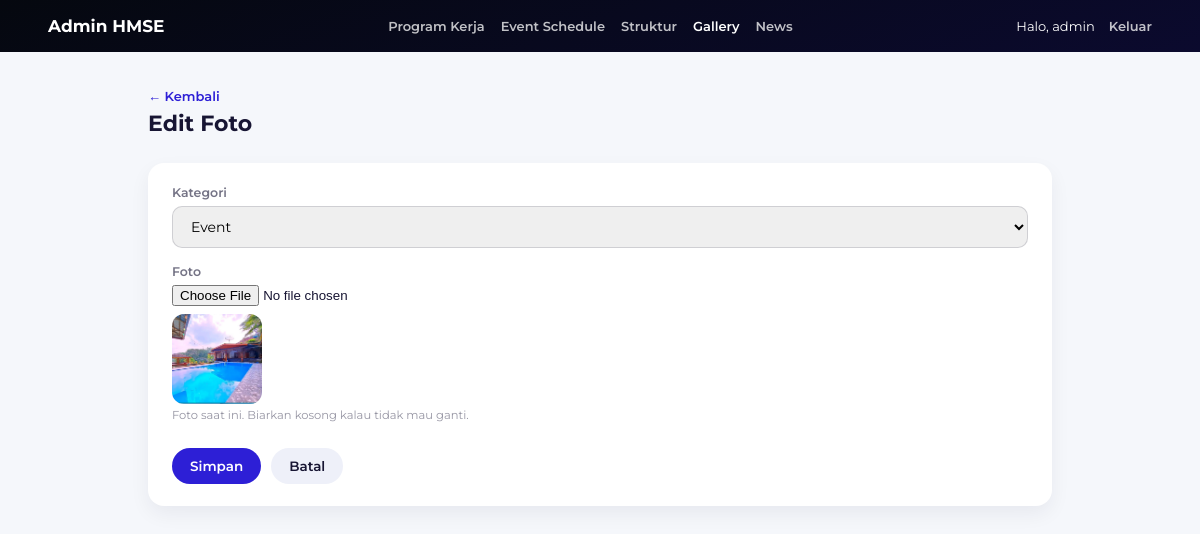
Page /admin/gallery-form.php?id=5 (signed in) on the committed database.
### tables this page shows
CREATE TABLE `gallery_photos` (
  `id` int(11) NOT NULL,
  `photo` varchar(255) NOT NULL,
  `category` enum('olahraga','belajar','event') NOT NULL,
  `sort_order` int(11) DEFAULT 0,
  `created_at` datetime DEFAULT current_timestamp()
);

### admin/includes/helpers.php (called while the page is built, shortened)
<?php
function e(?string $value): string {
    return htmlspecialchars($value ?? '', ENT_QUOTES, 'UTF-8');
}

### admin/gallery-form.php (the view, shortened to what this page needs)
<?php
require __DIR__ . '/includes/helpers.php';
$pdo = getDbConnection();
$id = isset($_GET['id']) ? (int)$_GET['id'] : null;
$photo = ['photo' => null, 'category' => 'event'];
if ($id) {
    $stmt = $pdo->prepare('SELECT * FROM gallery_photos WHERE id = ?');
    $stmt->execute([$id]);
    $found = $stmt->fetch();
    if ($found) $photo = $found;
}
require __DIR__ . '/includes/header.php';
?>
<div class="admin-breadcrumb"><a href="gallery-list.php">&larr; Kembali</a></div>
<div class="admin-title-row"><h2><?= $id ? 'Edit Foto' : 'Foto Baru' ?></h2></div>
<div class="admin-card">
    <form class="admin-form" method="POST" enctype="multipart/form-data">
        <label for="category">Kategori</label>
        <select id="category" name="category" required>
            <option value="event" <?= $photo['category'] === 'event' ? 'selected' : '' ?>>Event</option>
        </select>
        <label for="photo">Foto</label>
        <input type="file" id="photo" name="photo" accept="image/*" <?= $id ? '' : 'required' ?>>
        <?php if (!empty($photo['photo'])): ?>
            <div class="current-photo"><img src="../images/<?= e($photo['photo']) ?>" alt=""></div>
            <p class="hint">Foto saat ini. Biarkan kosong kalau tidak mau ganti.</p>
        <?php endif; ?>
        <div class="form-actions">
            <button type="submit" class="btn">Simpan</button>
            <a class="btn btn-secondary" href="gallery-list.php">Batal</a>
        </div>
    </form>
</div>

### admin/admin.css (style rules this page uses)
* { box-sizing:border-box; }
body { font-family:'Montserrat', sans-serif; background:#f5f7fb; margin:0; color:#171533; }
a { color:inherit; }
.admin-breadcrumb { font-size:13px; color:rgba(23,21,51,0.55); margin-bottom:6px; }
.admin-breadcrumb a { text-decoration:none; color:#2d1fd6; font-weight:600; }
.admin-title-row { display:flex; justify-content:space-between; align-items:center; flex-wrap:wrap; gap:12px; margin-bottom:26px; }
.admin-title-row h2 { font-size:22px; font-weight:700; margin:0; }
.btn { display:inline-flex; align-items:center; gap:6px; padding:10px 18px; border-radius:50px; border:none; background:#2d1fd6; color:#fff; font-family:inherit; font-weight:600; font-size:13.5px; cursor:pointer; text-decoration:none; }
.btn-secondary { background:#eef0f9; color:#171533; }
.admin-card { background:#fff; border-radius:16px; padding:22px 24px; box-shadow:0 8px 20px rgba(11,10,46,0.06); margin-bottom:16px; }
.admin-form label { display:block; font-size:12.5px; font-weight:600; color:rgba(23,21,51,0.6); margin:16px 0 6px; }
.admin-form label:first-child { margin-top:0; }
.admin-form input[type=text], .admin-form input[type=number], .admin-form input[type=date], .admin-form input[type=email], .admin-form input[type=password], .admin-form select, .admin-form textarea { width:100%; padding:10px 14px; border-radius:10px; border:1px solid rgba(23,21,51,0.15); font-family:inherit; font-size:14px; outline:none; }
.admin-form .hint { font-size:11.5px; color:rgba(23,21,51,0.45); margin-top:4px; }
.admin-form .form-actions { margin-top:26px; display:flex; gap:10px; }
.admin-form .current-photo { margin-top:8px; width:90px; height:90px; border-radius:12px; overflow:hidden; }
.admin-form .current-photo img { width:100%; height:100%; object-fit:cover; }

### rows in the picture
gallery_photos: category "Event", photo (picture)

### other values in the picture
$_SESSION['admin_username'] "admin"
